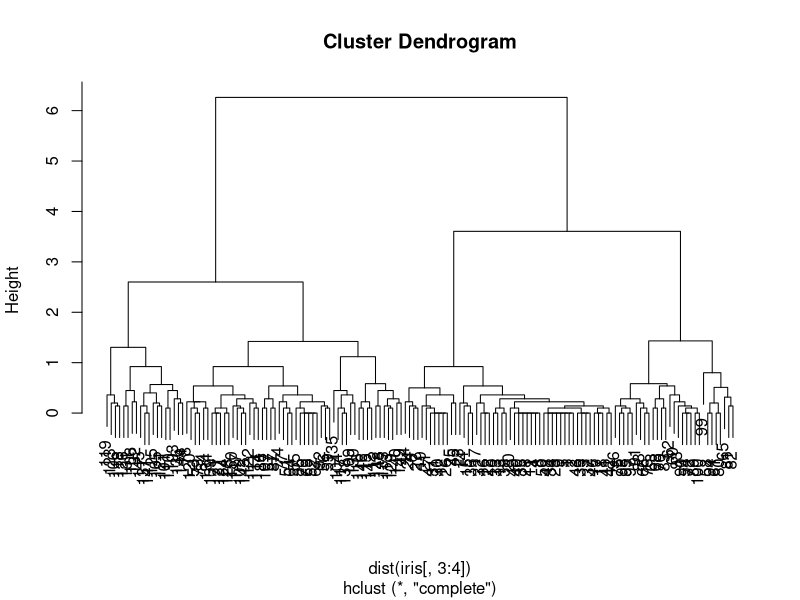
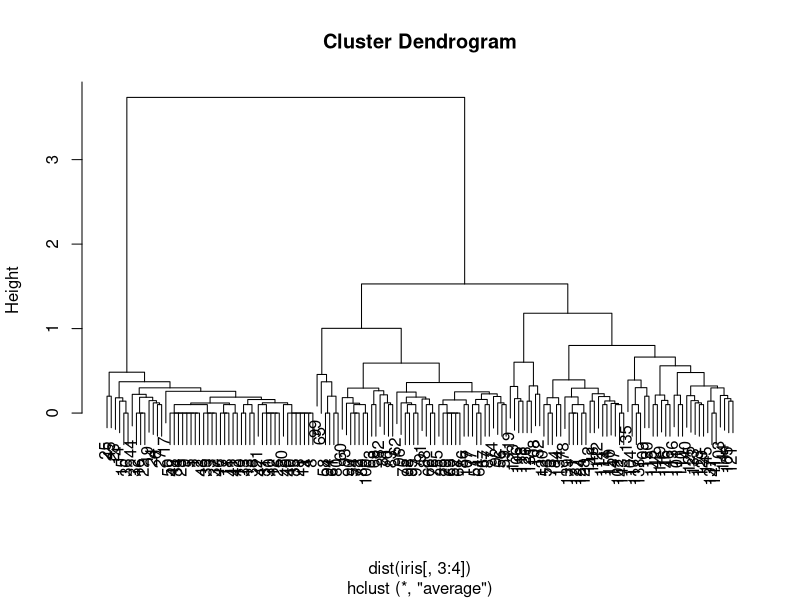
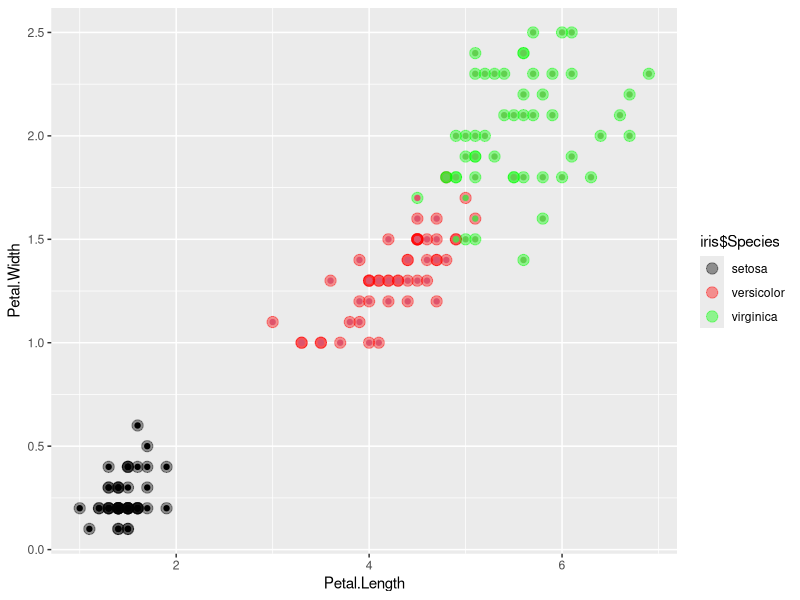
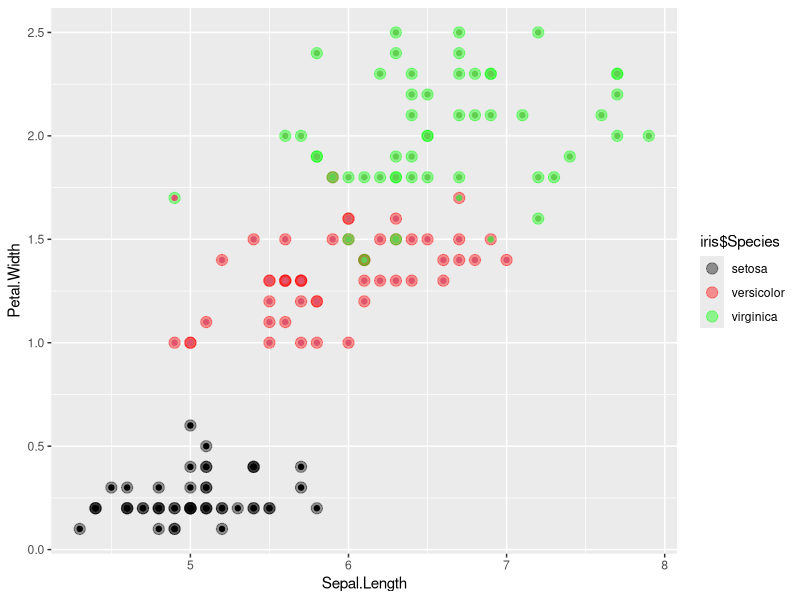

These charts were generated, in order, by the following R code:
# Daniel Gomes, John Gomes, Blake Simmons
# CIS 490: Sectional Project 3
# Hclust algorithm

# Load iris dataset
require("datasets")
data("iris") # load Iris Dataset

library(mclust)
library(ggplot2)

set.seed(77)

# Hierarchical clustering using Complete Linkage
iris.hclust <- hclust(dist(iris[,3:4]))
plot(iris.hclust) # Plot the obtained dendrogram

# determined the denogram, we want to use 3 clusters
iris.clusterCut <- cutree(iris.hclust, 3)
table(iris.clusterCut, iris$Species)
# 50 + 21 + 50 = 121
# 29
# accuracy = 121 / (121 + 29) = 0.806 or 80.6% accurate

# Hierarchical clustering using average linkage
iris.hclust <- hclust(dist(iris[, 3:4]), method = 'average')
plot(iris.hclust) # Plot the obtained dendrogram

# determined the denogram, we want to use 3 clusters
iris.clusterCut <- cutree(iris.hclust, 3)
table(iris.clusterCut, iris$Species)
# 50 + 45 + 49 = 144
# 5 + 1
# accuracy = 144 / (144 + 6) = 0.96 or 96% accurate

# plot petal.lentgh and petal.width
ggplot(iris, aes(Petal.Length, Petal.Width, color = iris$Species)) + 
  geom_point(alpha = 0.4, size = 3.5) + geom_point(col = iris.clusterCut) + 
  scale_color_manual(values = c('black', 'red', 'green'))

# plot sepal.length and petal.width
ggplot(iris, aes(Sepal.Length, Petal.Width, color = iris$Species)) + 
  geom_point(alpha = 0.4, size = 3.5) + geom_point(col = iris.clusterCut) + 
  scale_color_manual(values = c('black', 'red', 'green'))
